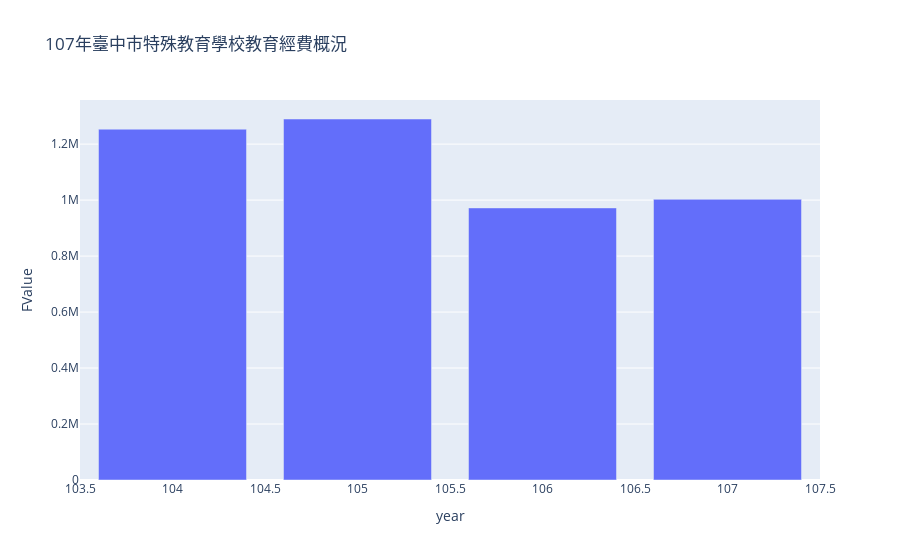

Notebook code cell kept with this figure:
### Code cell
import plotly.express as px
fig = px.bar(data_sum, x='year', y='FValue', title="107年臺中市特殊教育學校教育經費概況")
fig.show()

### Figure 1 — Plotly figure (JSON) as saved in the notebook; plotly's stock layout.template omitted (floating-point values rounded to 4 significant figures)
{"data": [{"alignmentgroup": "True", "hovertemplate": "year=%{x}<br>FValue=%{y}<extra></extra>", "legendgroup": "", "marker": {"color": "#636efa", "pattern": {"shape": ""}}, "name": "", "offsetgroup": "", "orientation": "v", "showlegend": false, "textposition": "auto", "type": "bar", "x": [104, 105, 106, 107], "xaxis": "x", "y": [1253322, 1289727, 972074, 1002763], "yaxis": "y"}], "layout": {"barmode": "relative", "legend": {"tracegroupgap": 0}, "title": {"text": "107年臺中市特殊教育學校教育經費概況"}, "xaxis": {"anchor": "y", "domain": [0, 1], "title": {"text": "year"}}, "yaxis": {"anchor": "x", "domain": [0, 1], "title": {"text": "FValue"}}}}
